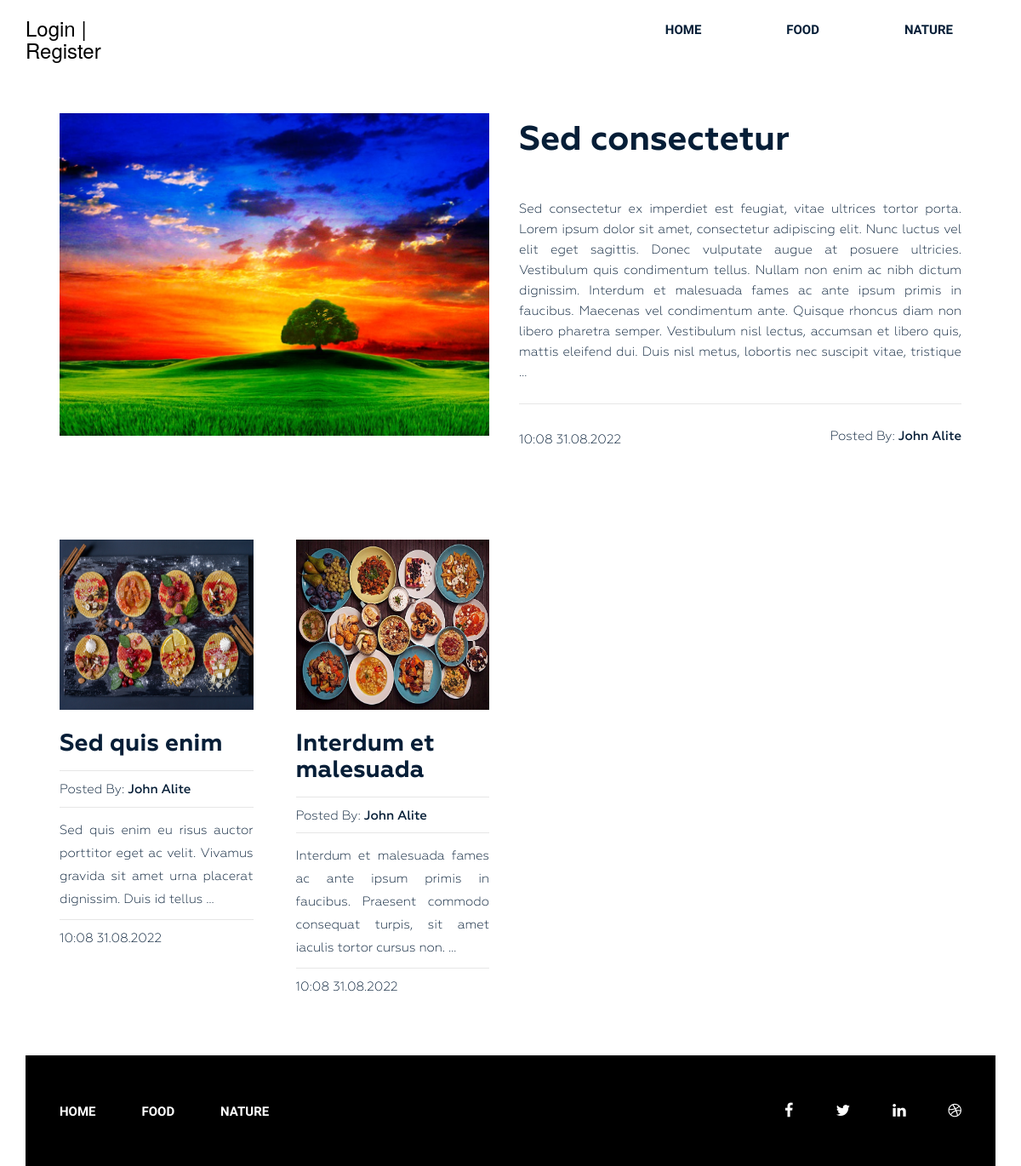
The app's page /category/food/ with its own data.
### blog/models.py (models this page shows, shortened)
class Category(models.Model):
    title = models.CharField(max_length=255)
    slug = models.SlugField(max_length=255, verbose_name="Url", unique=True)
    def __str__(self):
        return self.title
    def get_absolute_url(self):
        return reverse('category', kwargs={ 'slug': self.slug })
    class Meta:
        ordering = ['title']

class Post(models.Model):
    title = models.CharField(max_length=255)
    slug = models.SlugField(max_length=255, verbose_name="Url", unique=True)
    author = models.CharField(max_length=255)
    content = models.TextField(blank=True)
    created_at = models.DateTimeField(auto_now_add=True)
    photo = models.ImageField(upload_to='photos/media/%Y/%m/%d/', blank=True)
    views = models.IntegerField(default=0)
    category = models.ForeignKey('Category', on_delete=models.PROTECT, related_name='posts')
    tags = models.ManyToManyField('Tag', blank=True, related_name='posts')
    def get_absolute_url(self):
        return reverse('post', kwargs={ 'slug': self.slug })
    class Meta:
        ordering = ['created_at']

### blog/views.py (the view)
# urls.py: path('category/<str:slug>/', PostsByCategory.as_view(), name='category'),
class PostsByCategory(ListView):
    template_name = 'blog/category.html'
    context_object_name = 'posts'
    paginate_by = 4
    allow_empty = False
    def get_context_data(self, *, object_list=None, **kwargs):
        context = super().get_context_data(**kwargs)
        context['title'] = Category.objects.get(slug=self.kwargs['slug'])
        return context
    def get_queryset(self):
        return Post.objects.filter(category__slug=self.kwargs['slug'])

### blog/templatetags/menu.py (called while the page is built)
@register.inclusion_tag('blog/menu_tpl.html')
def show_menu(menu_class='menu'):
    categories = cache.get_or_set('cat', Category.objects.alias(cnt=Count('posts')).filter(cnt__gt=0), 30)
    return {'categories': categories, 'menu_class': menu_class}

### blog/templatetags/newest_post.py (called while the page is built)
@register.inclusion_tag('blog/new_post.html')
def show_new_post(post_type='menu'):
    post = cache.get_or_set('new_post', Post.objects.order_by('-created_at').first(), 30)
    return {'post': post}

### blog/templates/blog/category.html (shortened to what this page needs)
{% extends 'base.html'%}
{% load static %}
{% load newest_post %}
{% block content %}
    <section class="blog-post-area">
        <div class="container">
            <div class="row">
                <div class="blog-post-area-style">
                        <div class="col-md-12">
                            {% show_new_post %}
                        </div>
                        {% for post in posts %}
                            <div class="col-md-3">
                                <div class="single-post">
                                    <img src="{{ post.photo.url }}" width="300" height="200" alt="{{ post.title }}">
                                    <h3><a href="{{post.get_absolute_url}}">{{ post.title }}</a></h3>
                                    <h4><span>Posted By: <span class="author-name">{{post.author}}</span></span>
                                    </h4>
                                    {{ post.content|truncatewords_html:20|safe }}
                                    <h4><span>{{post.created_at|date:"h:m d.m.Y "}}</span></h4>
                                </div>
                            </div>
                        {% endfor %}
                </div>
            </div>
        </div>
    </section>
{% endblock %}

### blog/templates/blog/menu_tpl.html
<div class={{ menu_class }}>
    <ul>
        <li><a href="{% url 'home' %}">Home</a></li>
        {% for item in categories %}
            <li><a href="{{ item.get_absolute_url }}">{{ item.title }}</a></li>
        {% endfor %}
    </ul>
</div>

### blog/templates/blog/new_post.html
<div class="single-post-big">
    <div class="big-image">
        <img src="{{ post.photo.url }}" alt="{{post.title}}">
    </div>
    <div class="big-text">
        <h3><a href="{{ post.get_absolute_url }}">{{post.title}}</a></h3>
        <p>{{ post.content|truncatewords_html:80|safe }}
        <h4>
        <span>{{post.created_at|date:"h:m d.m.Y "}}</span>
        <span class="author">Posted By: <span class="author-name">{{post.author}}</span></span>
    </h4>
    </div>
</div>

### dartblog/static/style.css (style rules this page uses)
.wrapper header.header .menu { margin: 0 }
.wrapper header.header .menu ul { float: right; margin: 0; padding: 0; margin-right: 4px; }
.wrapper header.header .menu ul li { display: inline-block; list-style: outside none none; margin: 0 -4px 0 0; }
.wrapper header.header .menu ul li a { color: rgb(6, 30, 55); font-family: "Raleway", sans-serif; font-size: 15px; font-weight: 600; line-height: 70px; padding: 26px 50px; text-decoration: none; text-transform: uppercase; }
section.blog-post-area { margin-top: 50px; }
section.blog-post-area .big-image { float: left; width: 50%; padding-right: 35px; }
section.blog-post-area .big-text { float: right; width: 50%; padding-right: 20px; }
section.blog-post-area img { width: 100%; }
section.blog-post-area .big-text h3 { margin: 10px 0 0; }
section.blog-post-area .big-text h3 a { font-family: Geometria; font-weight: 700; font-size: 40px; color: #061e37; text-decoration: none; }
section.blog-post-area .big-text p { color: #061e37; font-family: Geometria; font-size: 15px; font-weight: 400; line-height: 24px; padding-top: 18px; text-align: justify; text-decoration: none; }
section.blog-post-area .big-text h4 { margin-top: 25px; padding-top: 30px; position: relative; }
section.blog-post-area .big-text h4::before { background: #e6e6e6 none repeat scroll 0 0; content: ""; height: 1px; position: absolute; top: 0; width: 100%; }
section.blog-post-area .single-post { padding-right: 20px; margin: 100px 0px 0px; }
section.blog-post-area h4 span { font-family: Geometria; font-weight: 400; font-size: 15px; color: #061e37; text-decoration: none; }
section.blog-post-area .big-text h4 span.author { float: right }
section.blog-post-area h4 span.author-name { font-weight: 500; }
.blog-post-area .single-post h3 a { font-family: Geometria; font-size: 28px; font-weight: 700; text-decoration: none; color: #061e37; }
.blog-post-area .single-post p { color: #061e37; font-family: Geometria; font-size: 15px; font-weight: 400; line-height: 27px; padding-top: 14px; position: relative; text-align: justify; }
.blog-post-area .single-post h4 { margin-bottom: 12px; padding-top: 10px; position: relative; }
.blog-post-area .single-post h4::before { background: #e6e6e6 none repeat scroll 0 0; content: ""; height: 1px; position: absolute; top: 0; width: 100%; }
.blog-post-area .single-post p::before { background: #e6e6e6 none repeat scroll 0 0; content: ""; height: 1px; position: absolute; top: 0; width: 100%; }
.blog-post-area .single-post h3 { margin: 25px 0 15px; }
.blog-post-area .blog-post-area-style { margin: 0 20px 0 40px; }
.wrapper footer.footer .footer-menu { margin: 0 }
.wrapper footer.footer .footer-menu ul { line-height: 130px; margin: 0; padding: 0; }
.wrapper footer.footer .footer-menu ul li { display: inline; list-style: outside none none; margin: 0; padding: 30px 0px; }
.wrapper footer.footer .footer-menu ul li a { color: #fff; font-family: "Raleway", sans-serif; font-size: 15px; font-weight: 600; line-height: 70px; margin-left: 40px; padding: 26px 10px 26px 0; text-decoration: none; text-transform: uppercase; }

### records on screen
Category: title "FOOD"
Category: title "NATURE"
Post: photo (picture), title "Sed consectetur", content "Sed consectetur ex imperdiet est feugiat, vitae ultrices tortor porta. Lorem ipsum dolor sit amet, consectetur adipiscing elit. Nunc luctus vel elit eget sagittis. Donec vulputate augue at posuere ultricies. Vestibulum quis condimentum tellus. Nullam non enim ac nibh dictum dignissim. Interdum et malesuada fames ac ante ipsum primis in faucibus. Maecenas vel condimentum ante. Quisque rhoncus diam non libero pharetra semper. Vestibulum nisl lectus, accumsan et libero quis, mattis eleifend dui. Duis nisl metus, lobortis nec suscipit vitae, tristique …", created_at "10:08 31.08.2022", author "John Alite"
Post: photo (picture), title "Sed quis enim", author "John Alite", content "Sed quis enim eu risus auctor porttitor eget ac velit. Vivamus gravida sit amet urna placerat dignissim. Duis id tellus …", created_at "10:08 31.08.2022"
Post: photo (picture), title "Interdum et malesuada", author "John Alite", content "Interdum et malesuada fames ac ante ipsum primis in faucibus. Praesent commodo consequat turpis, sit amet iaculis tortor cursus non. …", created_at "10:08 31.08.2022"
